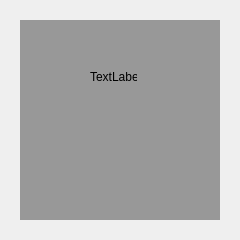
                 <widget class="QWidget" name="user_page">
                  <layout class="QHBoxLayout" name="horizontalLayout_16">
                   <item>
                    <widget class="QFrame" name="frame_38">
                     <property name="styleSheet">
                      <string notr="true">QFrame{

	background-image:url(&quot;:/home_content/style/login.jpg&quot;);
    background-position: center;
    background-repeat: no-repeat;
border-style:none;


}</string>
                     </property>
                     <property name="frameShape">
                      <enum>QFrame::StyledPanel</enum>
                     </property>
                     <property name="frameShadow">
                      <enum>QFrame::Raised</enum>
                     </property>
                     <layout class="QHBoxLayout" name="horizontalLayout_36">
                      <item>
                       <widget class="QFrame" name="frame_39">
                        <property name="minimumSize">
                         <size>
                          <width>200</width>
                          <height>200</height>
                         </size>
                        </property>
                        <property name="maximumSize">
                         <size>
                          <width>200</width>
                          <height>200</height>
                         </size>
                        </property>
                        <property name="styleSheet">
                         <string notr="true">background-color: rgb(152, 152, 152);</string>
                        </property>
                        <property name="frameShape">
                         <enum>QFrame::StyledPanel</enum>
                        </property>
                        <property name="frameShadow">
                         <enum>QFrame::Raised</enum>
                        </property>
                        <widget class="QLabel" name="label">
                         <property name="geometry">
                          <rect>
                           <x>70</x>
                           <y>50</y>
                           <width>47</width>
                           <height>13</height>
                          </rect>
                         </property>
                         <property name="text">
                          <string>TextLabel</string>
                         </property>
                        </widget>
                       </widget>
                      </item>
                     </layout>
                    </widget>
                   </item>
                  </layout>
                 </widget>
